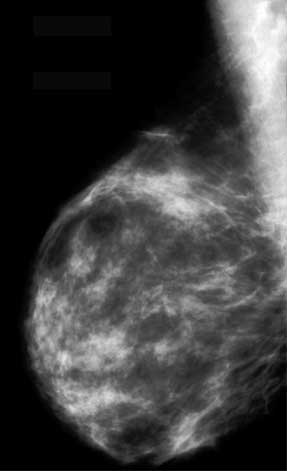
%> input picture feature_extraction_methods/GLDM/Input.bmp, 287 x 471 px
$ octave SampleUsage.m   (GNU Octave 9; MATLAB toolbox functions it lacks are replaced by stand-ins)
%> lines starting %> are read from the running program, lines starting %| are printed output that depends on the picture
%> further down, inImg is the input picture: size 471x287 uint8; min 0, max 255, mean 61.7
### feature_extraction_methods/GLDM/GLDM.m
% GRAY LEVEL DIFFERENCE METHOD
%
% GLDM calculates the GLDM Probability Density Functions for the given image
%
% For details on the Gray level Difference Method, refer the following paper
% J. K. Kim and H. W. Park, "Statistical textural features for
% detection of microcalcifications in digitized mammograms",
% IEEE Trans. Med. Imag. 18, 231-238 (1999).
%
% [pdf1, pdf2, pdf3, pdf4] = GLDM(inImg, d)
%
% inImg - Input Image
% d     - Inter Sample distance
% pdf1  - GLDM Form 1 PDF
% pdf2  - GLDM Form 2 PDF
% pdf3  - GLDM Form 3 PDF
% pdf4  - GLDM Form 4 PDF

function [pdf1, pdf2, pdf3, pdf4] = GLDM(inImg, d)
%> called with d = 11

s=size(inImg);
%> s = [471 287]
inImg=double(inImg);
%> inImg: size 471x287 double

%matrices
pro1=zeros(s);
pro2=zeros(s);
pro3=zeros(s);
pro4=zeros(s);

for i=1:s(1)
    for j=1:s(2)
        if((j+d)<=s(2))
            pro1(i,j)=abs(inImg(i,j)-inImg(i,(j+d)));
        end
        if((i-d)>0)&((j+d)<=s(2))
            pro2(i,j)=abs(inImg(i,j)-inImg((i-d),(j+d)));
        end
        if((i+d)<=s(1))
            pro3(i,j)=abs(inImg(i,j)-inImg((i+d),j));
        end
        if((i-d)>0)&((j-d)>0)
            pro4(i,j)=abs(inImg(i,j)-inImg((i-d),(j-d)));
        end
    end
end
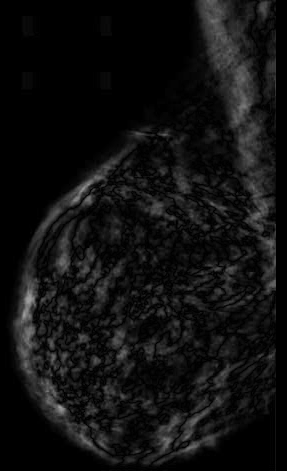
%> pro1: size 471x287 double; min 0, max 161, mean 16.5
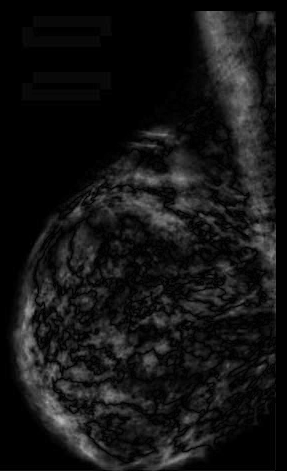
%> pro2: size 471x287 double; min 0, max 182, mean 19.9
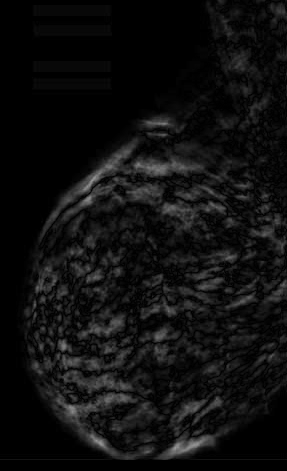
%> pro3: size 471x287 double; min 0, max 152, mean 15.4
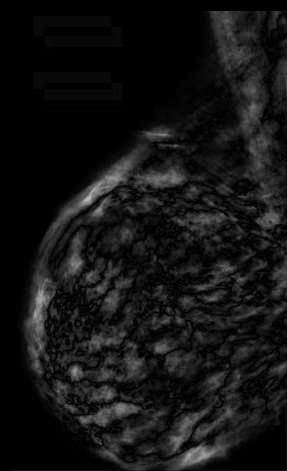
%> pro4: size 471x287 double; min 0, max 190, mean 20.1

%probability density functions
pdf1=zeros(256,1);
pdf2=zeros(256,1);
pdf3=zeros(256,1);
pdf4=zeros(256,1);

[cnt x]=imhist(uint8(pro1));
%> cnt = 256 values, max 44107 at index 1, min 0 at index 161, mean 528; x = 256 values from 0 to 255
pdf1 = cumsum(cnt);
%> pdf1 = 256 values from 44107 to 135177

[cnt x]=imhist(uint8(pro2));
%> cnt = 256 values, max 41373 at index 1, min 0 at index 155, mean 528
pdf2 = cumsum(cnt);
%> pdf2 = 256 values from 41373 to 135177

[cnt x]=imhist(uint8(pro3));
%> cnt = 256 values, max 40626 at index 1, min 0 at index 148, mean 528
pdf3 = cumsum(cnt);
%> pdf3 = 256 values from 40626 to 135177

[cnt x]=imhist(uint8(pro4));
%> cnt = 256 values, max 39450 at index 1, min 0 at index 172, mean 528
pdf4 = cumsum(cnt);
%> pdf4 = 256 values from 39450 to 135177

### feature_extraction_methods/GLDM/SampleUsage.m
% Sample Usage of the script GLDM
%
% For details on the Gray level Difference Method, refer the following paper
% J. K. Kim and H. W. Park, "Statistical textural features for
% detection of microcalcifications in digitized mammograms",
% IEEE Trans. Med. Imag. 18, 231-238 (1999).

%Read Input Image
inImg = imread('Input.bmp');

%Set the intersample distance d
d = 11;

[pdf1, pdf2, pdf3, pdf4] = GLDM(inImg, d);
%> pdf1 = 256 values from 44107 to 135177; pdf2 = 256 values from 41373 to 135177; pdf3 = 256 values from 40626 to 135177; pdf4 = 256 values from 39450 to 135177

figure;imshow(inImg);title('Input Mammogram Image');

figure;
subplot(221);plot(pdf1);title('PDF Form 1');
subplot(222);plot(pdf2);title('PDF Form 2');
subplot(223);plot(pdf3);title('PDF Form 3');
subplot(224);plot(pdf4);title('PDF Form 4');
%> after `title('PDF Form 4')`:
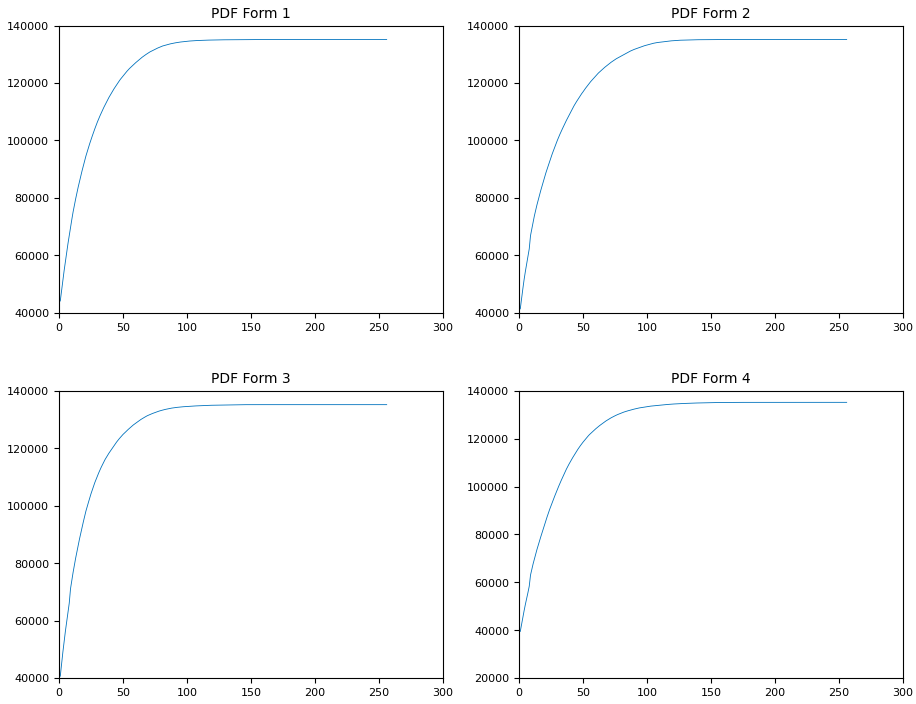
%> figure redrawn from the program's plot data, 4 panels; panel 1: curve peaks at x = 162, y = 135177; panel 2: curve peaks at x = 183, y = 135177; panel 3: curve peaks at x = 153, y = 135177; panel 4: curve peaks at x = 191, y = 135177
